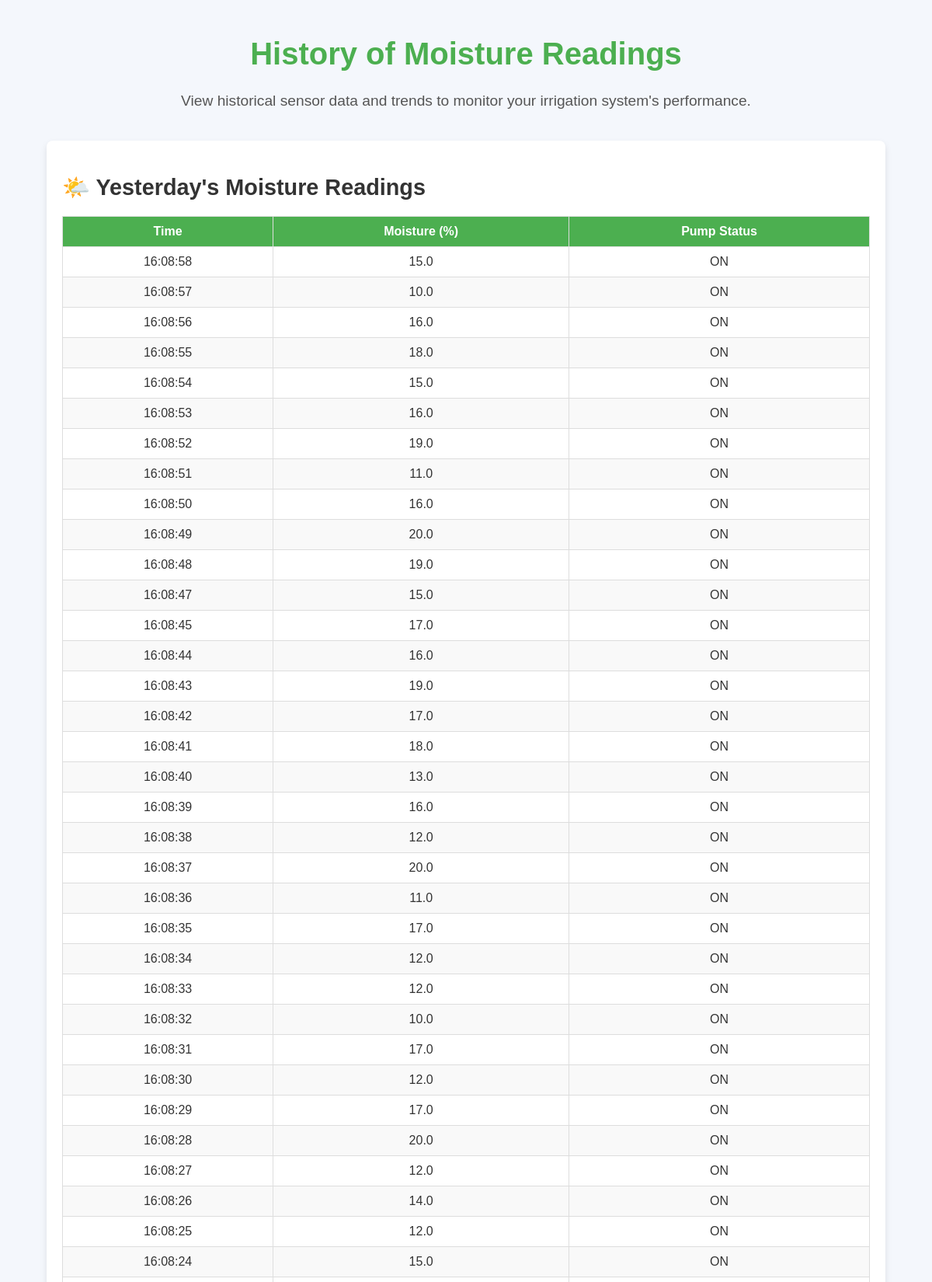
Screenshot of /history (signed in, upper part) with the database file from the repository.
### models.py (models this page shows)
class SensorData(Base):
    __tablename__ = "sensor_data"
    id = Column(Integer, primary_key=True, index=True)
    moisture = Column(Float)
    pump_status = Column(Boolean)
    timestamp = Column(DateTime, default=datetime.utcnow)
    user_id = Column(Integer, ForeignKey("users.id"))  # <-- This line is missing in your case
    user = relationship("User")

### main.py (the view)
@app.get("/history", response_class=HTMLResponse)
def history(
    request: Request,
    user: User = Depends(get_current_user),
    db: Session = Depends(get_db),
):
    now = datetime.now()
    yesterday_start = (now - timedelta(days=1)).replace(hour=0, minute=0, second=0, microsecond=0)
    yesterday_end = yesterday_start + timedelta(days=1)
    week_start = now - timedelta(days=7)
    yesterday_data = db.query(SensorData).filter(
        and_(
            SensorData.timestamp >= yesterday_start,
            SensorData.timestamp < yesterday_end
        )
    ).order_by(SensorData.timestamp.desc()).all()
    last_week_data = db.query(SensorData).filter(
        SensorData.timestamp >= week_start
    ).order_by(SensorData.timestamp.desc()).all()
    return templates.TemplateResponse("history.html", {
        "request": request,
        "yesterday_data": yesterday_data,
        "week_data": last_week_data
    })

### templates/history.html (shortened to what this page needs)
<html lang="en">
<head>
    <link rel="stylesheet" href="/static/css/history.css">
</head>
<body>
    <div class="container">
        <header>
            <h1>History of Moisture Readings</h1>
            <p>View historical sensor data and trends to monitor your irrigation system's performance.</p>
        </header>
        <div class="dashboard">
            <div class="card">
                <h2>🌤️ Yesterday's Moisture Readings</h2>
                <table class="data-table">
                    <thead>
                        <tr>
                            <th>Time</th>
                            <th>Moisture (%)</th>
                            <th>Pump Status</th>
                        </tr>
                    </thead>
                    <tbody>
                        {% for entry in yesterday_data %}
                        <tr>
                            <td>{{ entry.timestamp.strftime('%H:%M:%S') }}</td>
                            <td>{{ entry.moisture }}</td>
                            <td>{{ "ON" if entry.pump_status else "OFF" }}</td>
                        </tr>
                        {% endfor %}
                    </tbody>
                </table>
            </div>
        </div>
    </div>
</body>
</html>

### static/css/history.css (style rules this page uses)
body { font-family: 'Arial', sans-serif; background-color: #f4f7fc; color: #333; margin: 0; padding: 0; }
.container { width: 90%; max-width: 1200px; margin: 0 auto; padding: 20px; }
header { text-align: center; margin-bottom: 40px; }
h1 { font-size: 2.5em; color: #4CAF50; }
p { font-size: 1.2em; color: #555; }
.dashboard { display: flex; flex-direction: column; gap: 20px; }
.card { background-color: #fff; border-radius: 8px; box-shadow: 0 4px 8px rgba(0, 0, 0, 0.1); padding: 20px; margin-bottom: 20px; }
.card h2 { font-size: 1.8em; color: #333; margin-bottom: 10px; }
.data-table { width: 100%; border-collapse: collapse; margin-top: 20px; }
.data-table th, .data-table td { padding: 10px; text-align: center; border: 1px solid #ddd; }
.data-table th { background-color: #4CAF50; color: white; }
.data-table tr:nth-child(even) { background-color: #f9f9f9; }

### rows the page displays
SensorData: timestamp "16:08:58", moisture "15.0", pump_status "ON"
SensorData: timestamp "16:08:57", moisture "10.0", pump_status "ON"
SensorData: timestamp "16:08:56", moisture "16.0", pump_status "ON"
SensorData: timestamp "16:08:55", moisture "18.0", pump_status "ON"
SensorData: timestamp "16:08:54", moisture "15.0", pump_status "ON"
SensorData: timestamp "16:08:53", moisture "16.0", pump_status "ON"
SensorData: timestamp "16:08:52", moisture "19.0", pump_status "ON"
SensorData: timestamp "16:08:51", moisture "11.0", pump_status "ON"
SensorData: timestamp "16:08:50", moisture "16.0", pump_status "ON"
SensorData: timestamp "16:08:49", moisture "20.0", pump_status "ON"
SensorData: timestamp "16:08:48", moisture "19.0", pump_status "ON"
SensorData: timestamp "16:08:47", moisture "15.0", pump_status "ON"
SensorData: timestamp "16:08:45", moisture "17.0", pump_status "ON"
SensorData: timestamp "16:08:44", moisture "16.0", pump_status "ON"
SensorData: timestamp "16:08:43", moisture "19.0", pump_status "ON"
SensorData: timestamp "16:08:42", moisture "17.0", pump_status "ON"
SensorData: timestamp "16:08:41", moisture "18.0", pump_status "ON"
SensorData: timestamp "16:08:40", moisture "13.0", pump_status "ON"
SensorData: timestamp "16:08:39", moisture "16.0", pump_status "ON"
SensorData: timestamp "16:08:38", moisture "12.0", pump_status "ON"
SensorData: timestamp "16:08:37", moisture "20.0", pump_status "ON"
SensorData: timestamp "16:08:36", moisture "11.0", pump_status "ON"
SensorData: timestamp "16:08:35", moisture "17.0", pump_status "ON"
SensorData: timestamp "16:08:34", moisture "12.0", pump_status "ON"
SensorData: timestamp "16:08:33", moisture "12.0", pump_status "ON"
SensorData: timestamp "16:08:32", moisture "10.0", pump_status "ON"
SensorData: timestamp "16:08:31", moisture "17.0", pump_status "ON"
SensorData: timestamp "16:08:30", moisture "12.0", pump_status "ON"
SensorData: timestamp "16:08:29", moisture "17.0", pump_status "ON"
SensorData: timestamp "16:08:28", moisture "20.0", pump_status "ON"
SensorData: timestamp "16:08:27", moisture "12.0", pump_status "ON"
SensorData: timestamp "16:08:26", moisture "14.0", pump_status "ON"
SensorData: timestamp "16:08:25", moisture "12.0", pump_status "ON"
SensorData: timestamp "16:08:24", moisture "15.0", pump_status "ON"
